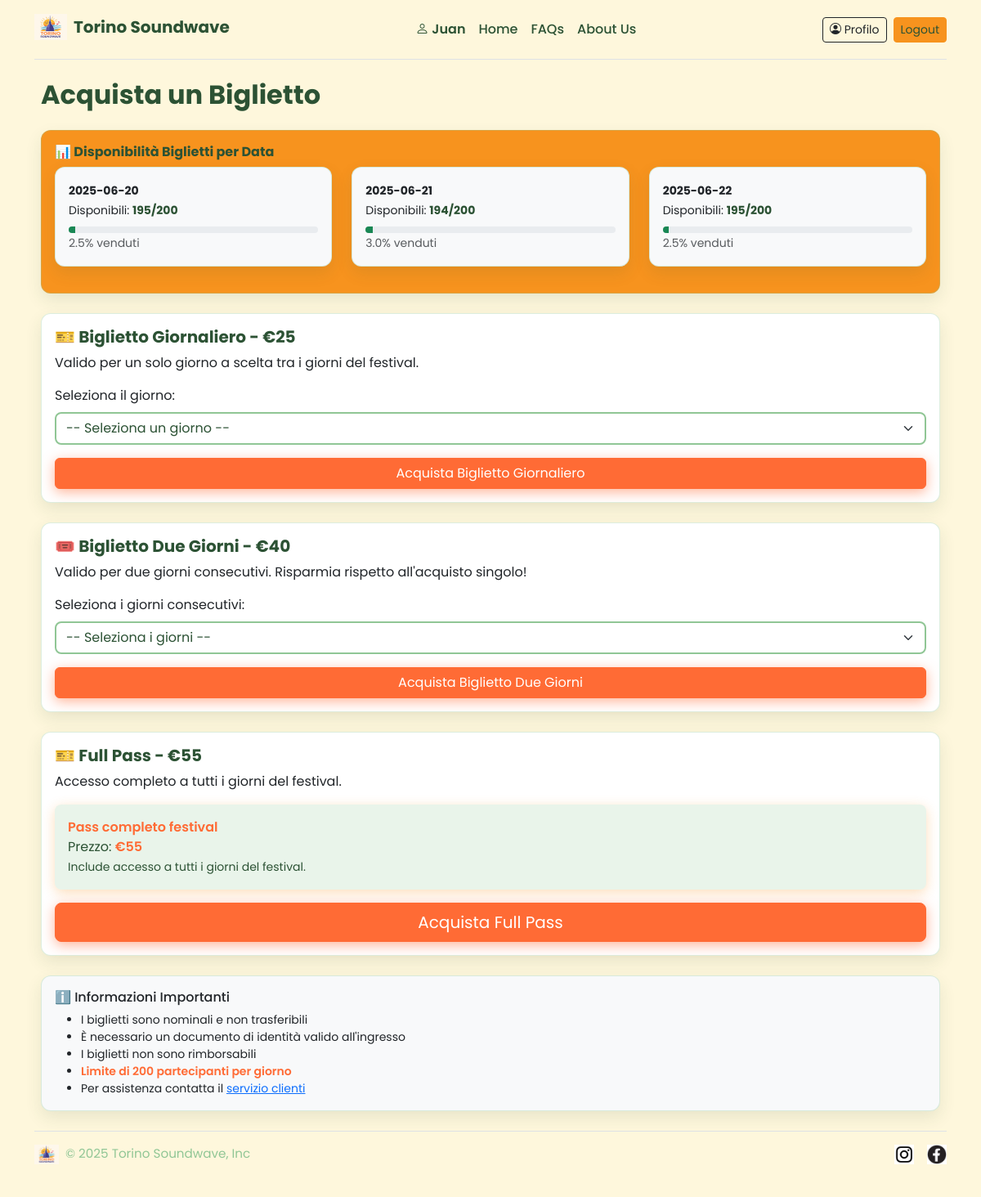
Screenshot of /biglietti (signed in) with the database file from the repository.
### tables this page shows
CREATE TABLE "utenti" (
	"id"	INTEGER,
	"nome"	TEXT NOT NULL,
	"cognome"	TEXT NOT NULL,
	"email"	TEXT NOT NULL UNIQUE,
	"password"	TEXT NOT NULL UNIQUE,
	"tipo"	TEXT NOT NULL,
	PRIMARY KEY("id" AUTOINCREMENT)
);

CREATE TABLE "biglietti" (
	"id"	INTEGER,
	"tipo"	TEXT NOT NULL,
	"single_day"	TEXT,
	"double_first"	INTEGER,
	"double_second"	INTEGER,
	"prezzo"	NUMERIC NOT NULL,
	PRIMARY KEY("id" AUTOINCREMENT)
);

### app.py (the view)
@app.route("/biglietti")
@login_required
def biglietti():
    try:
        dati_biglietti = biglietti_dao.get_opzioni_biglietti()
        statistiche_disponibilita = acquisti_dao.get_statistiche_disponibilita()
        return render_template("biglietti.html",
                             dati_biglietti=dati_biglietti,
                             statistiche_disponibilita=statistiche_disponibilita)
    except:
        flash("Errore temporaneo. Riprovare", "error")
        return redirect(url_for("home"))

### acquisti_dao.py (called while the page is built)
def get_date_festival():
    conn = sqlite3.connect("soundwave.db")
    cursor = conn.cursor()
    sql = """
    SELECT DISTINCT single_day as data FROM biglietti WHERE single_day IS NOT NULL
    UNION
    SELECT DISTINCT double_first as data FROM biglietti WHERE double_first IS NOT NULL
    UNION
    SELECT DISTINCT double_second as data FROM biglietti WHERE double_second IS NOT NULL
    ORDER BY data
    """
    conn = sqlite3.connect("soundwave.db")
    cursor = conn.cursor()
    cursor.execute(sql)
    results = cursor.fetchall()
    cursor.close()
    conn.close()
    return [row[0] for row in results if row[0]]

def get_statistiche_disponibilita():
    date_festival = get_date_festival()
    conteggi = count_biglietti_per_data()
    statistiche = {}
    for data in date_festival:
        venduti = conteggi.get(data, 0)
        disponibili = MAX_BIGLIETTI_PER_GIORNO - venduti
        percentuale_venduta = (venduti / MAX_BIGLIETTI_PER_GIORNO) * 100
        statistiche[data] = {
            'venduti': venduti,
            'disponibili': max(0, disponibili),
            'totale': MAX_BIGLIETTI_PER_GIORNO,
            'percentuale_venduta': round(percentuale_venduta, 1),
            'disponibile': venduti < MAX_BIGLIETTI_PER_GIORNO
        }
    return statistiche

### app.py (called while the page is built)
@login_manager.user_loader
def load_user(user_id):
    try:
        user_data = utenti_dao.get_utente_id(user_id)
        if user_data:
            return User(
                id=user_data[0],
                nome=user_data[1],
                cognome=user_data[2],
                email=user_data[3],
                password=user_data[4],
                tipo=user_data[5]
            )
        return None
    except Exception as e:
        print(f"Errore nel caricare l'utente {user_id}: {e}")
        return None

### biglietti_dao.py (called while the page is built)
def formatta_data(data_str):
    data = datetime.strptime(data_str, "%Y-%m-%d")
    giorni = ['Lunedì', 'Martedì', 'Mercoledì', 'Giovedì', 'Venerdì', 'Sabato', 'Domenica']
    mesi = ['gennaio', 'febbraio', 'marzo', 'aprile', 'maggio', 'giugno',
            'luglio', 'agosto', 'settembre', 'ottobre', 'novembre', 'dicembre']
    giorno_settimana = giorni[data.weekday()]
    mese = mesi[data.month - 1]
    giorno_numero = data.day
    giorno_formattato = f"{giorno_settimana} {giorno_numero} {mese}"
    return data_str, giorno_formattato

### templates/biglietti.html (shortened to what this page needs)
{% extends "base.html" %}
{% block contenuto %}
<main class="container mt-4 px-2">
  <h2 class="mb-4 text-center text-md-start">Acquista un Biglietto</h2>
  {% if statistiche_disponibilita %}
  <section class="card mb-4 badge-highlight text-white">
    <div class="card-body">
      <h6 class="card-title text-1">📊 Disponibilità Biglietti per Data</h6>
      <div class="row">
        {% for data, stats in statistiche_disponibilita.items() %}
        <div class="col-12 col-sm-6 col-md-4 mb-3">
          <div class="card bg-light text-dark h-100">
            <div class="card-body p-3">
              <small class="fw-bold">{{ data }}</small><br>
              <small>
                Disponibili:
                <span
                  class="fw-bold {% if stats.disponibili < 50 %}text-1{% elif stats.disponibili < 100 %}text-warning{% else %}text-1{% endif %}">
                  {{ stats.disponibili }}/{{ stats.totale }}
                </span>
              </small>
              <div class="progress mt-2" style="height: 8px;">
                <div
                  class="progress-bar {% if stats.percentuale_venduta >= 90 %}bg-danger{% elif stats.percentuale_venduta >= 70 %}bg-warning{% else %}bg-success{% endif %}"
                  style="width: {{ stats.percentuale_venduta }}%"></div>
              </div>
              <small class="text-muted">{{ stats.percentuale_venduta }}% venduti</small>
            </div>
          </div>
        </div>
        {% endfor %}
      </div>
    </div>
  </section>
  {% endif %}
  <article class="card mb-4">
    <div class="card-body">
      <h5 class="card-title text-1">
        🎫 Biglietto Giornaliero
        {% if dati_biglietti['giornaliero'] %}
        - €{{ dati_biglietti['giornaliero'][0]['prezzo'] }}
        {% endif %}
      </h5>
      <p class="card-text">Valido per un solo giorno a scelta tra i giorni del festival.</p>
      {% if dati_biglietti['giornaliero'] %}
      <form method="POST" action="{{ url_for('acquista_biglietto') }}">
        <div class="mb-3">
          <label for="giorno_singolo" class="form-label">Seleziona il giorno:</label>
          <select name="start_date" id="giorno_singolo" class="form-select" required>
            <option value="">-- Seleziona un giorno --</option>
          </select>
        </div>
        <button type="submit" class="btn btn-primary w-100">Acquista Biglietto Giornaliero</button>
      </form>
      {% else %}
      <div class="alert alert-warning"> <strong>Non disponibile:</strong> Al momento non ci sono biglietti giornalieri
        disponibili. </div>
      {% endif %}
    </div>
  </article>
  <article class="card mb-4">
    <div class="card-body">
      <h5 class="card-title text-1">
        🎟️ Biglietto Due Giorni
        {% if dati_biglietti['due_giorni'] %}
        - €{{ dati_biglietti['due_giorni'][0]['prezzo'] }}
        {% endif %}
      </h5>
      <p class="card-text">Valido per due giorni consecutivi. Risparmia rispetto all'acquisto singolo!</p>
      {% if dati_biglietti['due_giorni'] %}
      <form method="POST" action="{{ url_for('acquista_biglietto') }}">
        <div class="mb-3">
          <label for="due_giorni" class="form-label">Seleziona i giorni consecutivi:</label>
          <select name="start_date" id="due_giorni" class="form-select" required>
            <option value="">-- Seleziona i giorni --</option>
          </select>
        </div>
        <button type="submit" class="btn btn-primary w-100">Acquista Biglietto Due Giorni</button>
      </form>
      {% else %}
      <div class="alert alert-warning"> <strong>Non disponibile:</strong> Al momento non ci sono biglietti per due
        giorni disponibili. </div>
      {% endif %}
    </div>
  </article>
  <article class="card mb-4">
    <div class="card-body">
      <h5 class="card-title text-1">
        🎫 Full Pass
        {% if dati_biglietti['full_pass'] %}
        - €{{ dati_biglietti['full_pass'][0]['prezzo'] }}
        {% endif %}
      </h5>
      <p class="card-text">Accesso completo a tutti i giorni del festival.</p>
      {% if dati_biglietti['full_pass'] %}
      {% set fullpass_disponibile = true %}
      {% set min_disponibili_fullpass = 200 %}
      {% for data, stats in statistiche_disponibilita.items() %}
      {% if not stats.get('disponibile', True) %}
      {% set fullpass_disponibile = false %}
      {% endif %}
      {% if stats.get('disponibili', 200) < min_disponibili_fullpass %} {% set
        min_disponibili_fullpass=stats.get('disponibili', 200) %} {% endif %} {% endfor %} <form method="POST"
        action="{{ url_for('acquista_biglietto') }}">
        <div class="mb-3 ">
          <div class="alert {% if fullpass_disponibile %}alert-info{% else %}alert-danger{% endif %}  bg2">
            <strong>{{ dati_biglietti['full_pass'][0]['label'] }}</strong><br>
            Prezzo: <strong>€{{ dati_biglietti['full_pass'][0]['prezzo'] }}</strong><br>
            <small>Include accesso a tutti i giorni del festival.</small>
          </div>
        </div>
        <button type="submit"
          class="btn {% if fullpass_disponibile %}btn-primary{% else %}btn-secondary{% endif %} btn-lg w-100 btn-primary" >
          {% if fullpass_disponibile %}Acquista Full Pass{% else %}Full Pass Non Disponibile{% endif %}
        </button>
        </form>
        {% else %}
        <div class="alert alert-warning"> <strong>Non disponibile:</strong> Al momento il Full Pass non è disponibile.
        </div>
        {% endif %}
    </div>
  </article>
  <aside class="card mb-4 bg-light">
    <div class="card-body">
      <h6 class="card-title">ℹ️ Informazioni Importanti</h6>
      <ul class="mb-0 small">
        <li>I biglietti sono nominali e non trasferibili</li>
        <li>È necessario un documento di identità valido all'ingresso</li>
        <li>I biglietti non sono rimborsabili</li>
        <li><strong>Limite di 200 partecipanti per giorno</strong></li>
        <li>Per assistenza contatta il <a href="mailto:support@torinosoundwave.it">servizio clienti</a></li>
      </ul>
    </div>
  </aside>
</main>
{% endblock %}

### templates/base.html (shortened to what this page needs)
<!DOCTYPE html>
<html lang="it">
<head>
  <link href="https://cdn.jsdelivr.net/npm/bootstrap@5.3.3/dist/css/bootstrap.min.css" rel="stylesheet">
  <link rel="stylesheet" href="https://cdn.jsdelivr.net/npm/bootstrap-icons@1.11.3/font/bootstrap-icons.min.css">
  <link rel="stylesheet" href="{{ url_for('static', filename='styles/styles.css') }}">
  <link href="https://cdn.jsdelivr.net/npm/bootstrap-icons@1.11.1/font/bootstrap-icons.css" rel="stylesheet">
</head>
<body>
  <div class="container">
    <header
      class="d-flex flex-wrap flex-column flex-md-row align-items-center justify-content-between py-3 mb-4 border-bottom">
      <div class="mb-2 mb-md-0">
        <a href="{{ url_for('home') }}"
          class="d-inline-flex align-items-center link-body-emphasis text-decoration-none">
          <img src="{{ url_for('static', filename='images/logo.png') }}" alt="Logo" width="40" height="32" class="me-2">
          <span class="fs-5 d-none d-sm-inline">Torino Soundwave</span>
        </a>
      </div>
      <ul class="nav flex-wrap justify-content-center mb-2 mb-md-0 ">
        {% if current_user.is_authenticated %}
        <li class="nav-item">
          <span class="nav-link px-2 fw-semibold username-viola">
            <i class="bi bi-person "></i> {{ current_user.nome }}
          </span>
        </li>
        {% endif %}
        <li><a href="{{ url_for('home') }}" class="nav-link px-2 ">Home</a></li>
        <li><a href="{{ url_for('faq') }}" class="nav-link px-2">FAQs</a></li>
        <li><a href="{{ url_for('about') }}" class="nav-link px-2">About Us</a></li>
      </ul>
      <div class="d-flex align-items-center gap-2 mt-2 mt-md-0">
        {% if not current_user.is_authenticated %}
        <a href="{{ url_for('login') }}" class="btn btn-outline-primary btn-sm">Login</a>
        <a href="{{ url_for('signup') }}" class="btn btn-primary btn-sm">Sign-up</a>
        {% else %}
        <a href="{{ url_for('profilo') }}" class="btn btn-outline-dark btn-sm" title="Mio Profilo">
          <i class="bi bi-person-circle"></i> Profilo
        </a>
        <form action="{{ url_for('logout') }}" method="get" class="d-inline">
          <button type="submit" class="btn btn-danger btn-sm">Logout</button>
        </form>
        {% endif %}
      </div>
    </header>
  </div>
  <main class="container">
    {% block contenuto %}
    {% endblock %}
  </main>
  <div class="container">
    <footer
      class="d-flex flex-column flex-md-row justify-content-between align-items-center py-3 my-4 border-top text-center text-md-start">
      <div class="mb-3 mb-md-0 d-flex align-items-center justify-content-center justify-content-md-start gap-2">
        <a href="{{ url_for('home') }}" class="text-body-secondary text-decoration-none lh-1">
          <img src="{{ url_for('static', filename='images/logo.png') }}" alt="Logo" width="30" height="24">
        </a>
        <span class="text-body-secondary">© 2025 Torino Soundwave, Inc</span>
      </div>
      <ul class="nav justify-content-center justify-content-md-end list-unstyled d-flex gap-3">
        <li>
          <a class="text-body-secondary" href="#"><img src="{{ url_for('static', filename='images/instagram.jpg') }}"
              width="24" height="24" alt="Instagram"></a>
        </li>
        <li>
          <a class="text-body-secondary" href="#"><img src="{{ url_for('static', filename='images/facebook.jpg') }}"
              width="24" height="24" alt="Facebook"></a>
        </li>
      </ul>
    </footer>
  </div>
</body>
</html>

### static/styles/styles.css (style rules this page uses)
:root { --festival-orange: #ff6b35; --festival-yellow: #f7931e; --festival-green-dark: #2c5234; --festival-green-light: #90c695; --festival-sky: #87ceeb; --festival-cream: #fef7dc; --festival-orange-hover: #e55a2b; --festival-yellow-hover: #e0851a; --festival-green-hover: #234429; }
body { background-color: var(--festival-cream); color: var(--festival-green-dark); font-family: 'Poppins', sans-serif; }
header { background-color: var(--festival-cream); }
header a span { color: var(--festival-green-dark); font-weight: 700; font-size: 1.2rem; }
.nav-link { color: var(--festival-green-dark); font-weight: 500; transition: color 0.2s ease; }
h1, h2, h3, h5, .display-4, .text-1 { color: var(--festival-green-dark); font-weight: 700; }
strong, .evident { color: var(--festival-orange); font-weight: 600; }
.username-viola { color: var(--festival-green-dark) !important; }
.btn-primary { background-color: var(--festival-orange); border-color: var(--festival-orange); color: white; box-shadow: 0 4px 15px rgba(255, 107, 53, 0.5); transition: all 0.3s ease; }
.btn-danger, .sfondo { background-color: var(--festival-yellow); border-color: var(--festival-yellow); color: var(--festival-green-dark); }
.card { background-color: white; border: 1px solid rgba(144, 198, 149, 0.3); box-shadow: 0 8px 20px rgba(44, 82, 52, 0.1); border-radius: 12px; transition: all 0.3s ease; }
.badge-highlight { background-color: var(--festival-yellow); color: var(--festival-green-dark); }
.alert-info { background-color: var(--festival-yellow); color: var(--festival-green-dark); box-shadow: 0 4px 15px rgba(247, 147, 30, 0.3); border: none; border-radius: 8px; }
.accordion-header, .bg2 { background-color: rgba(144, 198, 149, 0.2); }
footer { background-color: var(--festival-cream); color: var(--festival-green-light); padding: 2rem 0; font-size: 0.95rem; border-top: 4px solid var(--festival-orange); }
footer a { color: var(--festival-green-light); text-decoration: none; transition: color 0.2s ease; }
footer .text-body-secondary { color: var(--festival-green-light) !important; }
select, .form-select, input[type="text"], input[type="email"], textarea { border: 2px solid var(--festival-green-light); color: var(--festival-green-dark); background-color: white; transition: border-color 0.3s ease; border-radius: 8px; }

### rows the page displays
utenti: nome "Juan"
biglietti: prezzo "25"
biglietti: prezzo "40"
biglietti: prezzo "55"

### other values shown
{{ data }} "2025-06-20" "2025-06-21" "2025-06-22"
{{ stats.disponibili }} "195" "194" "195"
{{ stats.totale }} "200" "200" "200"
{{ stats.percentuale_venduta }} "2.5" "3.0" "2.5"
{{ dati_biglietti['full_pass'][0]['label'] }} "Pass completo festival"
